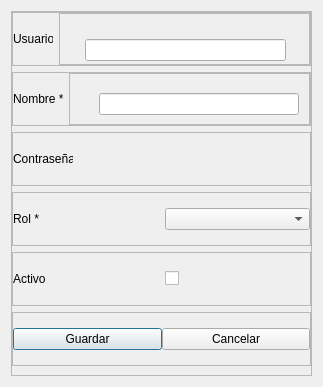
<?xml version="1.0" encoding="UTF-8"?>
<ui version="4.0">
 <class>Dialog</class>
 <widget class="QDialog" name="Dialog">
  <property name="geometry">
   <rect>
    <x>0</x>
    <y>0</y>
    <width>323</width>
    <height>387</height>
   </rect>
  </property>
  <property name="windowTitle">
   <string>Usuario</string>
  </property>
  <layout class="QVBoxLayout" name="verticalLayout">
   <item>
    <widget class="QFrame" name="frame">
     <property name="frameShape">
      <enum>QFrame::StyledPanel</enum>
     </property>
     <property name="frameShadow">
      <enum>QFrame::Raised</enum>
     </property>
     <layout class="QVBoxLayout" name="verticalLayout_6">
      <property name="leftMargin">
       <number>0</number>
      </property>
      <property name="topMargin">
       <number>0</number>
      </property>
      <property name="rightMargin">
       <number>0</number>
      </property>
      <item>
       <widget class="QFrame" name="frame_10">
        <property name="maximumSize">
         <size>
          <width>16777215</width>
          <height>100</height>
         </size>
        </property>
        <property name="frameShape">
         <enum>QFrame::StyledPanel</enum>
        </property>
        <property name="frameShadow">
         <enum>QFrame::Raised</enum>
        </property>
        <layout class="QHBoxLayout" name="horizontalLayout_6">
         <property name="leftMargin">
          <number>0</number>
         </property>
         <property name="topMargin">
          <number>0</number>
         </property>
         <property name="rightMargin">
          <number>0</number>
         </property>
         <property name="bottomMargin">
          <number>0</number>
         </property>
         <item>
          <widget class="QLabel" name="label">
           <property name="maximumSize">
            <size>
             <width>40</width>
             <height>16777215</height>
            </size>
           </property>
           <property name="text">
            <string>Usuario *</string>
           </property>
          </widget>
         </item>
         <item>
          <widget class="QFrame" name="frame_9">
           <property name="maximumSize">
            <size>
             <width>400</width>
             <height>16777215</height>
            </size>
           </property>
           <property name="frameShape">
            <enum>QFrame::StyledPanel</enum>
           </property>
           <property name="frameShadow">
            <enum>QFrame::Raised</enum>
           </property>
           <widget class="QLineEdit" name="usuario">
            <property name="geometry">
             <rect>
              <x>26</x>
              <y>26</y>
              <width>201</width>
              <height>22</height>
             </rect>
            </property>
            <property name="maximumSize">
             <size>
              <width>600</width>
              <height>16777215</height>
             </size>
            </property>
           </widget>
           <widget class="QLabel" name="sms_usuario">
            <property name="geometry">
             <rect>
              <x>30</x>
              <y>50</y>
              <width>191</width>
              <height>20</height>
             </rect>
            </property>
            <property name="maximumSize">
             <size>
              <width>200</width>
              <height>16777215</height>
             </size>
            </property>
            <property name="styleSheet">
             <string notr="true">color: rgb(231, 0, 0);</string>
            </property>
            <property name="text">
             <string>&lt;html&gt;&lt;head/&gt;&lt;body&gt;&lt;p align=&quot;center&quot;&gt;&lt;span style=&quot; font-size:8pt; color:#d30000;&quot;&gt;TextLabel&lt;/span&gt;&lt;/p&gt;&lt;/body&gt;&lt;/html&gt;</string>
            </property>
           </widget>
          </widget>
         </item>
        </layout>
       </widget>
      </item>
      <item>
       <widget class="QFrame" name="frame_8">
        <property name="frameShape">
         <enum>QFrame::StyledPanel</enum>
        </property>
        <property name="frameShadow">
         <enum>QFrame::Raised</enum>
        </property>
        <layout class="QHBoxLayout" name="horizontalLayout_5">
         <property name="leftMargin">
          <number>0</number>
         </property>
         <property name="topMargin">
          <number>0</number>
         </property>
         <property name="rightMargin">
          <number>0</number>
         </property>
         <property name="bottomMargin">
          <number>0</number>
         </property>
         <item>
          <widget class="QLabel" name="label_2">
           <property name="maximumSize">
            <size>
             <width>50</width>
             <height>16777215</height>
            </size>
           </property>
           <property name="text">
            <string>Nombre *</string>
           </property>
          </widget>
         </item>
         <item>
          <widget class="QFrame" name="frame_7">
           <property name="maximumSize">
            <size>
             <width>16777215</width>
             <height>16777213</height>
            </size>
           </property>
           <property name="frameShape">
            <enum>QFrame::StyledPanel</enum>
           </property>
           <property name="frameShadow">
            <enum>QFrame::Raised</enum>
           </property>
           <widget class="QLabel" name="sms_nombre">
            <property name="geometry">
             <rect>
              <x>30</x>
              <y>50</y>
              <width>200</width>
              <height>16</height>
             </rect>
            </property>
            <property name="maximumSize">
             <size>
              <width>200</width>
              <height>16777215</height>
             </size>
            </property>
            <property name="styleSheet">
             <string notr="true">color: rgb(231, 0, 0);</string>
            </property>
            <property name="text">
             <string>&lt;html&gt;&lt;head/&gt;&lt;body&gt;&lt;p align=&quot;center&quot;&gt;&lt;span style=&quot; font-size:8pt; color:#d30000;&quot;&gt;TextLabel&lt;/span&gt;&lt;/p&gt;&lt;/body&gt;&lt;/html&gt;</string>
            </property>
           </widget>
           <widget class="QLineEdit" name="nombre">
            <property name="geometry">
             <rect>
              <x>30</x>
              <y>20</y>
              <width>200</width>
              <height>22</height>
             </rect>
            </property>
            <property name="maximumSize">
             <size>
              <width>200</width>
              <height>16777215</height>
             </size>
            </property>
           </widget>
          </widget>
         </item>
        </layout>
       </widget>
      </item>
      <item>
       <widget class="QFrame" name="frame_6">
        <property name="frameShape">
         <enum>QFrame::StyledPanel</enum>
        </property>
        <property name="frameShadow">
         <enum>QFrame::Raised</enum>
        </property>
        <layout class="QHBoxLayout" name="horizontalLayout">
         <property name="leftMargin">
          <number>0</number>
         </property>
         <property name="topMargin">
          <number>0</number>
         </property>
         <property name="rightMargin">
          <number>0</number>
         </property>
         <property name="bottomMargin">
          <number>0</number>
         </property>
         <item>
          <widget class="QLabel" name="label_3">
           <property name="maximumSize">
            <size>
             <width>60</width>
             <height>16777215</height>
            </size>
           </property>
           <property name="text">
            <string>Contraseña *</string>
           </property>
          </widget>
         </item>
         <item alignment="Qt::AlignRight">
          <widget class="QFrame" name="frame_5">
           <property name="frameShape">
            <enum>QFrame::StyledPanel</enum>
           </property>
           <property name="frameShadow">
            <enum>QFrame::Raised</enum>
           </property>
           <widget class="QLabel" name="sms_contrasena">
            <property name="geometry">
             <rect>
              <x>10</x>
              <y>38</y>
              <width>46</width>
              <height>16</height>
             </rect>
            </property>
            <property name="maximumSize">
             <size>
              <width>200</width>
              <height>16777215</height>
             </size>
            </property>
            <property name="styleSheet">
             <string notr="true">color: rgb(231, 0, 0);</string>
            </property>
            <property name="text">
             <string>&lt;html&gt;&lt;head/&gt;&lt;body&gt;&lt;p align=&quot;center&quot;&gt;&lt;span style=&quot; font-size:8pt; color:#d30000;&quot;&gt;TextLabel&lt;/span&gt;&lt;/p&gt;&lt;/body&gt;&lt;/html&gt;</string>
            </property>
           </widget>
           <widget class="QLineEdit" name="contrasena">
            <property name="geometry">
             <rect>
              <x>10</x>
              <y>10</y>
              <width>116</width>
              <height>22</height>
             </rect>
            </property>
            <property name="maximumSize">
             <size>
              <width>200</width>
              <height>16777215</height>
             </size>
            </property>
           </widget>
          </widget>
         </item>
        </layout>
       </widget>
      </item>
      <item>
       <widget class="QFrame" name="frame_4">
        <property name="frameShape">
         <enum>QFrame::StyledPanel</enum>
        </property>
        <property name="frameShadow">
         <enum>QFrame::Raised</enum>
        </property>
        <layout class="QHBoxLayout" name="horizontalLayout_2">
         <property name="leftMargin">
          <number>0</number>
         </property>
         <property name="topMargin">
          <number>0</number>
         </property>
         <property name="rightMargin">
          <number>0</number>
         </property>
         <property name="bottomMargin">
          <number>0</number>
         </property>
         <item>
          <widget class="QLabel" name="label_4">
           <property name="text">
            <string>Rol *</string>
           </property>
          </widget>
         </item>
         <item>
          <widget class="QComboBox" name="rol"/>
         </item>
        </layout>
       </widget>
      </item>
      <item>
       <widget class="QFrame" name="frame_3">
        <property name="frameShape">
         <enum>QFrame::StyledPanel</enum>
        </property>
        <property name="frameShadow">
         <enum>QFrame::Raised</enum>
        </property>
        <layout class="QHBoxLayout" name="horizontalLayout_4">
         <property name="leftMargin">
          <number>0</number>
         </property>
         <property name="topMargin">
          <number>0</number>
         </property>
         <property name="rightMargin">
          <number>0</number>
         </property>
         <property name="bottomMargin">
          <number>0</number>
         </property>
         <item>
          <widget class="QLabel" name="label_5">
           <property name="text">
            <string>Activo</string>
           </property>
          </widget>
         </item>
         <item>
          <widget class="QCheckBox" name="activo">
           <property name="text">
            <string/>
           </property>
          </widget>
         </item>
        </layout>
       </widget>
      </item>
      <item>
       <widget class="QFrame" name="frame_2">
        <property name="frameShape">
         <enum>QFrame::StyledPanel</enum>
        </property>
        <property name="frameShadow">
         <enum>QFrame::Raised</enum>
        </property>
        <layout class="QHBoxLayout" name="horizontalLayout_3">
         <property name="spacing">
          <number>0</number>
         </property>
         <property name="leftMargin">
          <number>0</number>
         </property>
         <property name="topMargin">
          <number>0</number>
         </property>
         <property name="rightMargin">
          <number>0</number>
         </property>
         <property name="bottomMargin">
          <number>0</number>
         </property>
         <item>
          <widget class="QPushButton" name="btn_guardar">
           <property name="text">
            <string>Guardar</string>
           </property>
          </widget>
         </item>
         <item>
          <widget class="QPushButton" name="pushButton_2">
           <property name="text">
            <string>Cancelar</string>
           </property>
          </widget>
         </item>
        </layout>
       </widget>
      </item>
     </layout>
    </widget>
   </item>
  </layout>
 </widget>
 <resources/>
 <connections/>
</ui>
